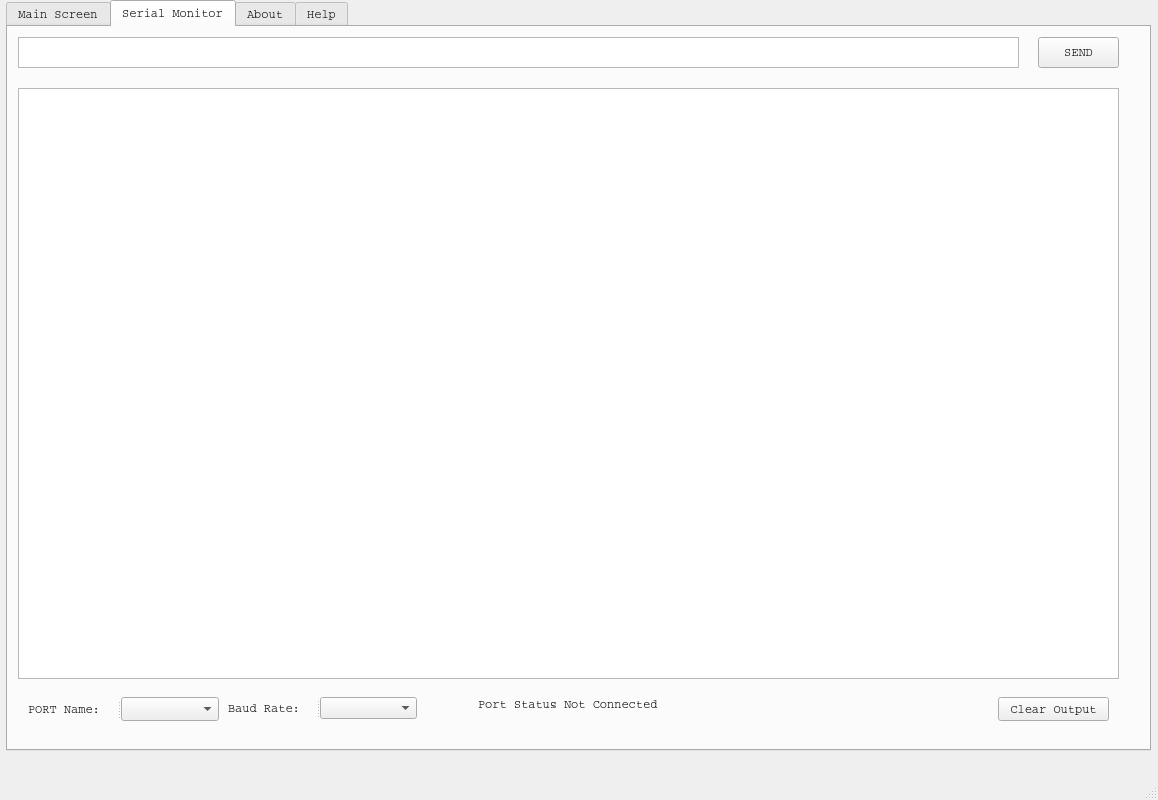
<?xml version="1.0" encoding="UTF-8"?>
<ui version="4.0">
 <class>qt</class>
 <widget class="QMainWindow" name="qt">
  <property name="geometry">
   <rect>
    <x>0</x>
    <y>0</y>
    <width>1158</width>
    <height>800</height>
   </rect>
  </property>
  <property name="cursor">
   <cursorShape>ArrowCursor</cursorShape>
  </property>
  <property name="windowTitle">
   <string>Serial Communication GUI v1.1</string>
  </property>
  <property name="windowOpacity">
   <double>0.990000000000000</double>
  </property>
  <property name="statusTip">
   <string>Devesh Khosla 2022</string>
  </property>
  <property name="whatsThis">
   <string>Serial Communication Program Devesh Khosla 2022</string>
  </property>
  <widget class="QWidget" name="centralwidget">
   <widget class="QWidget" name="gridLayoutWidget">
    <property name="geometry">
     <rect>
      <x>0</x>
      <y>0</y>
      <width>1151</width>
      <height>751</height>
     </rect>
    </property>
    <layout class="QGridLayout" name="_2">
     <property name="sizeConstraint">
      <enum>QLayout::SetMinimumSize</enum>
     </property>
     <property name="leftMargin">
      <number>6</number>
     </property>
     <item row="1" column="0">
      <widget class="QTabWidget" name="tabWidget">
       <property name="enabled">
        <bool>true</bool>
       </property>
       <property name="maximumSize">
        <size>
         <width>1677799</width>
         <height>16777215</height>
        </size>
       </property>
       <property name="font">
        <font>
         <family>Courier</family>
        </font>
       </property>
       <property name="currentIndex">
        <number>1</number>
       </property>
       <widget class="QWidget" name="MainScreen">
        <attribute name="title">
         <string>Main Screen</string>
        </attribute>
        <widget class="QPushButton" name="pushButton_23">
         <property name="geometry">
          <rect>
           <x>10</x>
           <y>340</y>
           <width>71</width>
           <height>41</height>
          </rect>
         </property>
         <property name="text">
          <string>START</string>
         </property>
        </widget>
        <widget class="QPushButton" name="pushButton_24">
         <property name="geometry">
          <rect>
           <x>90</x>
           <y>340</y>
           <width>71</width>
           <height>41</height>
          </rect>
         </property>
         <property name="text">
          <string>STOP</string>
         </property>
        </widget>
        <widget class="QPushButton" name="pushButton_25">
         <property name="geometry">
          <rect>
           <x>170</x>
           <y>340</y>
           <width>71</width>
           <height>41</height>
          </rect>
         </property>
         <property name="text">
          <string>SAVE</string>
         </property>
        </widget>
        <widget class="QPushButton" name="pushButton_26">
         <property name="geometry">
          <rect>
           <x>530</x>
           <y>150</y>
           <width>161</width>
           <height>51</height>
          </rect>
         </property>
         <property name="text">
          <string>ANALYSIS</string>
         </property>
        </widget>
        <widget class="QPushButton" name="pushButton_27">
         <property name="geometry">
          <rect>
           <x>530</x>
           <y>90</y>
           <width>161</width>
           <height>51</height>
          </rect>
         </property>
         <property name="text">
          <string>TARGET</string>
         </property>
        </widget>
        <widget class="QPushButton" name="pushButton_28">
         <property name="geometry">
          <rect>
           <x>530</x>
           <y>210</y>
           <width>161</width>
           <height>51</height>
          </rect>
         </property>
         <property name="text">
          <string>WAVELENGTH</string>
         </property>
        </widget>
        <widget class="QPushButton" name="pushButton_29">
         <property name="geometry">
          <rect>
           <x>530</x>
           <y>270</y>
           <width>161</width>
           <height>51</height>
          </rect>
         </property>
         <property name="text">
          <string>PHYSICOGICAL DATA</string>
         </property>
        </widget>
        <widget class="QLCDNumber" name="lcdNumber_3">
         <property name="geometry">
          <rect>
           <x>530</x>
           <y>30</y>
           <width>71</width>
           <height>51</height>
          </rect>
         </property>
        </widget>
        <widget class="QLCDNumber" name="lcdNumber_4">
         <property name="geometry">
          <rect>
           <x>620</x>
           <y>30</y>
           <width>71</width>
           <height>51</height>
          </rect>
         </property>
        </widget>
        <widget class="QLabel" name="label_33">
         <property name="geometry">
          <rect>
           <x>530</x>
           <y>0</y>
           <width>41</width>
           <height>31</height>
          </rect>
         </property>
         <property name="text">
          <string>FPS IN</string>
         </property>
        </widget>
        <widget class="QLabel" name="label_48">
         <property name="geometry">
          <rect>
           <x>620</x>
           <y>0</y>
           <width>41</width>
           <height>31</height>
          </rect>
         </property>
         <property name="text">
          <string>FPS OUT</string>
         </property>
        </widget>
        <widget class="QLabel" name="label_49">
         <property name="geometry">
          <rect>
           <x>30</x>
           <y>20</y>
           <width>421</width>
           <height>281</height>
          </rect>
         </property>
         <property name="text">
          <string>.</string>
         </property>
        </widget>
       </widget>
       <widget class="QWidget" name="SerialMonitor">
        <attribute name="title">
         <string>Serial Monitor</string>
        </attribute>
        <widget class="QTextEdit" name="textEdit_2">
         <property name="geometry">
          <rect>
           <x>10</x>
           <y>10</y>
           <width>1001</width>
           <height>31</height>
          </rect>
         </property>
        </widget>
        <widget class="QPushButton" name="pushButton_3">
         <property name="geometry">
          <rect>
           <x>1030</x>
           <y>10</y>
           <width>81</width>
           <height>31</height>
          </rect>
         </property>
         <property name="text">
          <string>SEND</string>
         </property>
        </widget>
        <widget class="QWidget" name="formLayoutWidget_2">
         <property name="geometry">
          <rect>
           <x>470</x>
           <y>670</y>
           <width>200</width>
           <height>21</height>
          </rect>
         </property>
         <layout class="QFormLayout" name="formLayout_2">
          <item row="0" column="1">
           <widget class="QLabel" name="label_5">
            <property name="styleSheet">
             <string notr="true"/>
            </property>
            <property name="text">
             <string>Not Connected</string>
            </property>
           </widget>
          </item>
          <item row="0" column="0">
           <widget class="QLabel" name="label_4">
            <property name="text">
             <string>Port Status</string>
            </property>
           </widget>
          </item>
         </layout>
        </widget>
        <widget class="QWidget" name="verticalLayoutWidget">
         <property name="geometry">
          <rect>
           <x>20</x>
           <y>670</y>
           <width>191</width>
           <height>24</height>
          </rect>
         </property>
         <layout class="QVBoxLayout" name="verticalLayout">
          <item>
           <widget class="QSplitter" name="splitter">
            <property name="orientation">
             <enum>Qt::Horizontal</enum>
            </property>
            <widget class="QLabel" name="label_3">
             <property name="text">
              <string>PORT Name:</string>
             </property>
            </widget>
            <widget class="QComboBox" name="comboBoxDropDown"/>
           </widget>
          </item>
         </layout>
        </widget>
        <widget class="QTextBrowser" name="textBrowser_3">
         <property name="geometry">
          <rect>
           <x>10</x>
           <y>61</y>
           <width>1101</width>
           <height>591</height>
          </rect>
         </property>
         <property name="font">
          <font>
           <underline>false</underline>
           <stylestrategy>NoAntialias</stylestrategy>
          </font>
         </property>
         <property name="autoFillBackground">
          <bool>true</bool>
         </property>
         <property name="styleSheet">
          <string notr="true">Style=&quot; line-height: 80%;&quot;</string>
         </property>
        </widget>
        <widget class="QPushButton" name="Clear_Output">
         <property name="geometry">
          <rect>
           <x>990</x>
           <y>670</y>
           <width>111</width>
           <height>24</height>
          </rect>
         </property>
         <property name="text">
          <string>Clear Output</string>
         </property>
        </widget>
        <widget class="QSplitter" name="splitter_2">
         <property name="geometry">
          <rect>
           <x>220</x>
           <y>670</y>
           <width>189</width>
           <height>22</height>
          </rect>
         </property>
         <property name="orientation">
          <enum>Qt::Horizontal</enum>
         </property>
         <widget class="QWidget" name="verticalLayoutWidget_2">
          <layout class="QVBoxLayout" name="verticalLayout_2">
           <item>
            <widget class="QSplitter" name="splitter_3">
             <property name="orientation">
              <enum>Qt::Horizontal</enum>
             </property>
             <widget class="QLabel" name="label_6">
              <property name="text">
               <string>Baud Rate:</string>
              </property>
             </widget>
             <widget class="QComboBox" name="comboBoxDropDown_2"/>
            </widget>
           </item>
          </layout>
         </widget>
        </widget>
       </widget>
       <widget class="QWidget" name="About">
        <attribute name="title">
         <string>About</string>
        </attribute>
        <widget class="QTextBrowser" name="textBrowser">
         <property name="geometry">
          <rect>
           <x>10</x>
           <y>10</y>
           <width>661</width>
           <height>301</height>
          </rect>
         </property>
         <property name="html">
          <string>&lt;!DOCTYPE HTML PUBLIC &quot;-//W3C//DTD HTML 4.0//EN&quot; &quot;http://www.w3.org/TR/REC-html40/strict.dtd&quot;&gt;
&lt;html&gt;&lt;head&gt;&lt;meta name=&quot;qrichtext&quot; content=&quot;1&quot; /&gt;&lt;style type=&quot;text/css&quot;&gt;
p, li { white-space: pre-wrap; }
&lt;/style&gt;&lt;/head&gt;&lt;body style=&quot; font-family:'Courier'; font-size:8.25pt; font-weight:400; font-style:normal;&quot;&gt;
&lt;p style=&quot; margin-top:0px; margin-bottom:16px; margin-left:0px; margin-right:0px; -qt-block-indent:0; text-indent:0px; background-color:#ffffff;&quot;&gt;&lt;span style=&quot; font-family:'-apple-system,BlinkMacSystemFont,Segoe UI,Helvetica,Arial,sans-serif,Apple Color Emoji,Segoe UI Emoji'; font-size:8pt; color:#24292f; background-color:#ffffff;&quot;&gt;Run&lt;/span&gt;&lt;span style=&quot; font-family:'-apple-system,BlinkMacSystemFont,Segoe UI,Helvetica,Arial,sans-serif,Apple Color Emoji,Segoe UI Emoji'; font-size:8pt; color:#24292f;&quot;&gt; &lt;/span&gt;&lt;span style=&quot; font-family:'ui-monospace,SFMono-Regular,SF Mono,Menlo,Consolas,Liberation Mono,monospace'; font-size:8pt; color:#24292f;&quot;&gt;capture_display.py&lt;/span&gt;&lt;span style=&quot; font-family:'-apple-system,BlinkMacSystemFont,Segoe UI,Helvetica,Arial,sans-serif,Apple Color Emoji,Segoe UI Emoji'; font-size:8pt; color:#24292f;&quot;&gt; from &lt;/span&gt;&lt;span style=&quot; font-family:'ui-monospace,SFMono-Regular,SF Mono,Menlo,Consolas,Liberation Mono,monospace'; font-size:8pt; color:#24292f;&quot;&gt;.\examples&lt;/span&gt;&lt;span style=&quot; font-family:'-apple-system,BlinkMacSystemFont,Segoe UI,Helvetica,Arial,sans-serif,Apple Color Emoji,Segoe UI Emoji'; font-size:8pt; color:#24292f;&quot;&gt; You need to set the proper config file in the program. You should not need to edit python files in capture or streamer folder.&lt;/span&gt;&lt;/p&gt;
&lt;p style=&quot; margin-top:24px; margin-bottom:16px; margin-left:0px; margin-right:0px; -qt-block-indent:0; text-indent:0px; line-height:125%; background-color:#ffffff;&quot;&gt;&lt;a name=&quot;user-content-example-programs&quot;&gt;&lt;/a&gt;&lt;span style=&quot; font-family:'-apple-system,BlinkMacSystemFont,Segoe UI,Helvetica,Arial,sans-serif,Apple Color Emoji,Segoe UI Emoji'; font-size:8pt; font-weight:600; color:#24292f;&quot;&gt;E&lt;/span&gt;&lt;span style=&quot; font-family:'-apple-system,BlinkMacSystemFont,Segoe UI,Helvetica,Arial,sans-serif,Apple Color Emoji,Segoe UI Emoji'; font-size:8pt; font-weight:600; color:#24292f;&quot;&gt;xample Programs&lt;/span&gt;&lt;/p&gt;
&lt;p style=&quot; margin-top:0px; margin-bottom:16px; margin-left:0px; margin-right:0px; -qt-block-indent:0; text-indent:0px; background-color:#ffffff;&quot;&gt;&lt;span style=&quot; font-family:'-apple-system,BlinkMacSystemFont,Segoe UI,Helvetica,Arial,sans-serif,Apple Color Emoji,Segoe UI Emoji'; font-size:8pt; font-weight:600; color:#24292f;&quot;&gt;Display&lt;/span&gt;&lt;span style=&quot; font-family:'-apple-system,BlinkMacSystemFont,Segoe UI,Helvetica,Arial,sans-serif,Apple Color Emoji,Segoe UI Emoji'; font-size:8pt; color:#24292f;&quot;&gt;:&lt;br /&gt;In general display should occur in main program. OpenCV requires waitkey to be executed in order to update the display and limits update rate to about 50-90 fps.&lt;/span&gt;&lt;/p&gt;
&lt;p style=&quot; margin-top:0px; margin-bottom:16px; margin-left:0px; margin-right:0px; -qt-block-indent:0; text-indent:0px; background-color:#ffffff;&quot;&gt;&lt;span style=&quot; font-family:'-apple-system,BlinkMacSystemFont,Segoe UI,Helvetica,Arial,sans-serif,Apple Color Emoji,Segoe UI Emoji'; font-size:8pt; font-weight:600; color:#24292f;&quot;&gt;Queue&lt;/span&gt;&lt;span style=&quot; font-family:'-apple-system,BlinkMacSystemFont,Segoe UI,Helvetica,Arial,sans-serif,Apple Color Emoji,Segoe UI Emoji'; font-size:8pt; color:#24292f;&quot;&gt;: Data transfer between the main program and capture and storage threads.&lt;/span&gt;&lt;/p&gt;&lt;/body&gt;&lt;/html&gt;</string>
         </property>
        </widget>
       </widget>
       <widget class="QWidget" name="Help">
        <attribute name="title">
         <string>Help</string>
        </attribute>
        <widget class="QTextBrowser" name="textBrowser_2">
         <property name="geometry">
          <rect>
           <x>10</x>
           <y>10</y>
           <width>701</width>
           <height>371</height>
          </rect>
         </property>
         <property name="html">
          <string>&lt;!DOCTYPE HTML PUBLIC &quot;-//W3C//DTD HTML 4.0//EN&quot; &quot;http://www.w3.org/TR/REC-html40/strict.dtd&quot;&gt;
&lt;html&gt;&lt;head&gt;&lt;meta name=&quot;qrichtext&quot; content=&quot;1&quot; /&gt;&lt;style type=&quot;text/css&quot;&gt;
p, li { white-space: pre-wrap; }
&lt;/style&gt;&lt;/head&gt;&lt;body style=&quot; font-family:'Courier'; font-size:8.25pt; font-weight:400; font-style:normal;&quot;&gt;
&lt;p style=&quot; margin-top:0px; margin-bottom:0px; margin-left:0px; margin-right:0px; -qt-block-indent:0; text-indent:0px;&quot;&gt;&lt;span style=&quot; font-family:'MS Shell Dlg 2'; font-size:18pt; font-weight:600;&quot;&gt;Contact &lt;/span&gt;&lt;/p&gt;
&lt;p style=&quot; margin-top:0px; margin-bottom:0px; margin-left:0px; margin-right:0px; -qt-block-indent:0; text-indent:0px;&quot;&gt;&lt;span style=&quot; font-family:'MS Shell Dlg 2'; font-size:18pt; font-weight:600;&quot;&gt;Devesh Khosla&lt;/span&gt;&lt;/p&gt;
&lt;p style=&quot; margin-top:0px; margin-bottom:0px; margin-left:0px; margin-right:0px; -qt-block-indent:0; text-indent:0px;&quot;&gt;&lt;span style=&quot; font-family:'MS Shell Dlg 2'; font-size:18pt; font-weight:600;&quot;&gt;University of Arizona&lt;/span&gt;&lt;/p&gt;&lt;/body&gt;&lt;/html&gt;</string>
         </property>
        </widget>
       </widget>
      </widget>
     </item>
    </layout>
   </widget>
  </widget>
  <widget class="QMenuBar" name="menubar">
   <property name="geometry">
    <rect>
     <x>0</x>
     <y>0</y>
     <width>1158</width>
     <height>21</height>
    </rect>
   </property>
  </widget>
  <widget class="QStatusBar" name="statusbar"/>
  <action name="actionAna_Ekran">
   <property name="text">
    <string>Ana Ekran</string>
   </property>
  </action>
  <action name="actionHelp">
   <property name="text">
    <string>Help</string>
   </property>
  </action>
  <action name="actionAbout">
   <property name="text">
    <string>About</string>
   </property>
  </action>
  <action name="actionInformation">
   <property name="text">
    <string>Information</string>
   </property>
  </action>
 </widget>
 <resources/>
 <connections/>
</ui>
